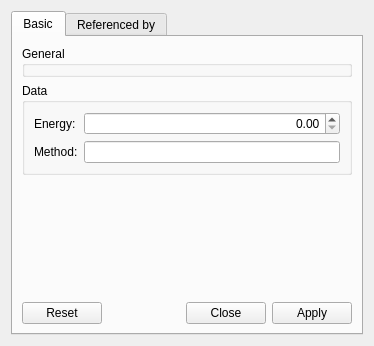
<?xml version="1.0" encoding="UTF-8"?>
<ui version="4.0">
 <class>EnergyPropertyDesigner</class>
 <widget class="QWidget" name="EnergyPropertyDesigner">
  <property name="geometry">
   <rect>
    <x>0</x>
    <y>0</y>
    <width>374</width>
    <height>346</height>
   </rect>
  </property>
  <property name="windowTitle">
   <string>Energy</string>
  </property>
  <property name="toolTip">
   <string/>
  </property>
  <layout class="QVBoxLayout" name="_2">
   <item>
    <widget class="QTabWidget" name="tabWidget">
     <property name="currentIndex">
      <number>0</number>
     </property>
     <widget class="QWidget" name="tab">
      <attribute name="title">
       <string>Basic</string>
      </attribute>
      <layout class="QVBoxLayout" name="verticalLayout_2">
       <item>
        <widget class="QGroupBox" name="generalGB">
         <property name="title">
          <string>General</string>
         </property>
        </widget>
       </item>
       <item>
        <widget class="QGroupBox" name="dataGB">
         <property name="title">
          <string>Data</string>
         </property>
         <layout class="QGridLayout" name="gridLayout">
          <item row="0" column="1">
           <widget class="QQuantitySpinBox" name="energySB">
            <property name="alignment">
             <set>Qt::AlignRight|Qt::AlignTrailing|Qt::AlignVCenter</set>
            </property>
           </widget>
          </item>
          <item row="1" column="1">
           <widget class="QLineEdit" name="methodLE"/>
          </item>
          <item row="0" column="0">
           <widget class="QLabel" name="label">
            <property name="text">
             <string>Energy:</string>
            </property>
           </widget>
          </item>
          <item row="1" column="0">
           <widget class="QLabel" name="label_2">
            <property name="text">
             <string>Method:</string>
            </property>
           </widget>
          </item>
         </layout>
        </widget>
       </item>
       <item>
        <spacer name="verticalSpacer">
         <property name="orientation">
          <enum>Qt::Vertical</enum>
         </property>
         <property name="sizeHint" stdset="0">
          <size>
           <width>20</width>
           <height>40</height>
          </size>
         </property>
        </spacer>
       </item>
       <item>
        <widget class="QDialogButtonBox" name="buttonBox">
         <property name="standardButtons">
          <set>QDialogButtonBox::Apply|QDialogButtonBox::Close|QDialogButtonBox::Reset</set>
         </property>
        </widget>
       </item>
      </layout>
     </widget>
     <widget class="QWidget" name="refByTab">
      <attribute name="title">
       <string>Referenced by</string>
      </attribute>
     </widget>
    </widget>
   </item>
  </layout>
 </widget>
 <customwidgets>
  <customwidget>
   <class>QQuantitySpinBox</class>
   <extends>QDoubleSpinBox</extends>
   <header location="global">QuantitySpinBox.hpp</header>
  </customwidget>
 </customwidgets>
 <resources/>
 <connections/>
</ui>
